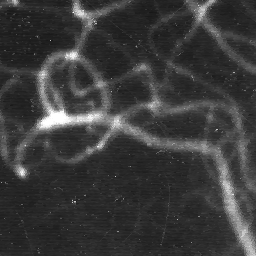
#> input picture TME9/images/angiogra.png, 256 x 256 px
$ jupyter execute TME9_Sujet.ipynb
#> lines starting #> are read from the running program, lines starting #| are printed output that depends on the picture
# TME 9: Merge
> Consignes: le fichier TME8_Sujet.ipynb est à déposer sur le site Moodle de l'UE https://moodle-sciences.upmc.fr/moodle-2018/course/view.php?id=4650. Si vous êtes en binôme, renommez-le en TME8_nom1_nom2.ipynb.

N'oubliez pas de sauvegarder fréquemment votre notebook !!

## Données et codes utiles au TME

[cell 1]
from PIL import Image
from pylab import *

### Données
img_test = full((64,64),150,dtype=uint8)
img_test[32:48,16:16+32] = 100
img_test[8:24,40:56] = 50
angio = array(Image.open('images/angiogra.png'))
#> angio is the input picture: shape (256, 256); min 20, max 255, mean 58.9
cam = array(Image.open('images/cameraman.png'))
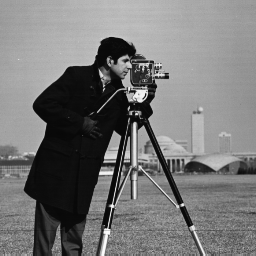
#> input picture TME9/images/cameraman.png, 256 x 256 px
#> cam is the input picture: shape (256, 256); min 7, max 253, mean 118.7
muscle = array(Image.open('images/muscle.png'))
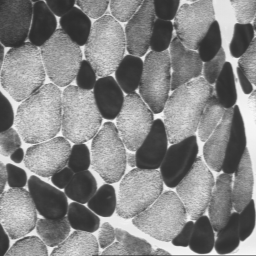
#> input picture TME9/images/muscle.png, 256 x 256 px
#> muscle is the input picture: shape (256, 256); min 44, max 249, mean 133.1
prisme = array(Image.open('images/prisme.png'))
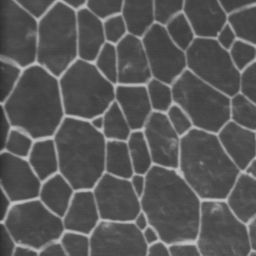
#> input picture TME9/images/prisme.png, 256 x 256 px
#> prisme is the input picture: shape (256, 256); min 45, max 190, mean 87.9
seiche = array(Image.open('images/seiche.png'))
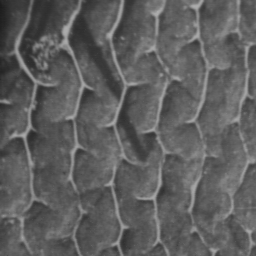
#> input picture TME9/images/seiche.png, 256 x 256 px
#> seiche is the input picture: shape (256, 256); min 27, max 172, mean 94.2

### Fonction d'affichage
# [43 lines left out: function affichage_14, not called in this run]

Recopier ci-dessous le code des fonctions ``split()``, ``predsplit1()`` et ``splitprof()``
écrites au TME 8:

[cell 2]
def split(I,reg,pred,*args):
    """ Array*Bloc*(Array*Bloc*...->bool)*... -> 4-aire
        Découpage de I en arbre 4-aire sur un critère d'écart-type minimal
    """
    x,y,n,m=reg
    if (pred(I,reg,*args) and n>2 and m>2):
        no=split(I,(x,y,n//2,m//2),pred,*args)
        ne=split(I,(x,y+m//2,n//2,m//2),pred,*args)
        so=split(I,(x+n//2,y,n//2,m//2),pred,*args)
        se=split(I,(x+n//2,y+m//2,n//2,m//2),pred,*args)
        return [no,ne,so,se]
    else:
        return [reg]

def predsplit1(I,reg,*args):
    """ Array*Bloc*... -> bool
    """
    x,y,n,m=reg
    #print(x,y,n,m)
    return I[x:x+n,y:y+m].std()>args[0]

def splitprof(L):
    """ 4-aire -> list[Bloc]"""
    if len(L)==1:
        return L
    else:
        res=[]
        for l in L:
            res+=splitprof(l)
        return res

## Exercice 1
### Question 1
Modifier la fonction ``splitprof(L)`` pour en faire une fonction ``splitprofstat(L,I)`` qui rend une liste de feuilles de l'arbre 4-aire ``L`` et telle que chaque élément de cette liste, de type ``Bloc``, est enrichi de trois scalaires, le premier étant la taille, le second la moyenne et la troisième la variance des valeurs de pixels du bloc dans l'image ``I``. Cette fonction rend alors une liste dont les éléments ont pour type formel:
```python
type Blocstat = tuple[int**4,int,float**2]
```
Les quatre premières valeurs sont celles du type ``Bloc``, la cinquième est la taille du bloc (en nombre de pixels) et les deux dernières correspondent à la moyenne et la variance calculées sur la région.

[cell 3]
# type Blocstat = tuple[int**4,int,float**2]

def splitprofstats(L,I):
    """ 4-aire*Array -> list[Blocstat] """
    if len(L)==4:
        x,y,w,h=L
        moy=0
        for i in range(w):
            for j in range(h):
                moy+=I[i][j]
        moy=(moy/(w*h))
        var=0
        for i in range(w):
            for j in range(h):
                var+=(I[i][j]-moy)**2
        var=var/(w*h)

        res=(x,y,w,h,w*h,moy,var)
        return [res]
    else:
        res=[]
        for l in L:
            res+=splitprofstats(l,I)
        return res

### Question 2
Dans la suite du TME, on considère le type formel:
```python
type Region = list[Blocstat]
```
Une région, comme vu au TME, est donc une liste de blocs. Écrire le prédicat de fusion ``predmerge(b,R,*args)`` vu en TD. Cette fonction retourne ```True``` si le bloc ``b`` doit fusionner dans la région ``R``. Si telle est le cas, alors le premier élément de la liste ``R`` voit ses statistiques modifiées: elles décrivent celles de l'ensemble des blocs de la région ainsi fusionnée.

[cell 4]
def predmerge(b,R,*args):
    """ Blocstat*Region*... -> bool
        Si fusion, R[0] est modifié
    """
    x1,y1,w1,h1,n1,m1,v1=b
    x2,y2,w2,h2,n2,m2,v2=R[0]
    n=n1+n2
    m=(n1*m1+n2*m2)/n
    v=((n1*v1+n2*v2+n1*(m1**2)+n2*(m2**2))/n)-(m**2)
    if v<args[0]:
        R[0]=(x2,y2,w2,h2,n,m,v)
        return True
    return False

### Question 3
Implémenter les fonctions ```estdans()```, ```sontvoisins()```, ```voisins()``` et finalement ```merge()``` vues en TD.

[cell 5]
def estdans(x,y,a):
    """ int*int*Blocstat -> bool
        Teste si (x,y) est dans a
    """
    x1,y1,w,h,nb,moy,var=a
    return x>=x1 and y>=y1 and x<(x1+w) and y<(y1+h)

def sontvoisins(a,b):
    """ Blocstat**2 -> bool
        Teste si a et b sont voisins
    """
    xa,ya,wa,ha,na,ma,va=a
    xb,yb,wb,hb,nb,mb,vb=b
    if (wa>wb) and (ha>hb):
        tempo=b
        b=a
        a=tempo
    xa,ya,wa,ha,na,ma,va=a
    xb,yb,wb,hb,nb,mb,vb=b
    xcentre=xa+(wa//2)
    ycentre=ya+(ha//2)
    return estdans(xcentre-wa,ycentre,b) or estdans(xcentre+wa,ycentre,b) or estdans(xcentre,ycentre-ha,b) or estdans(xcentre,ycentre+ha,b)

def voisins(b,K):
    """ Blocstat*list[Blocstat]->list[Blocstat]
        retourne la liste des elements de K voisins de b
    """
    N=[]
    for n in K:
        if(sontvoisins(b,n)):
            N.append(n)
    return N

# type Region = list[Blocstat]

def merge(S,I,pred,*args):
    """ 4-aire*Array*(Blocstat*Region*...->bool) -> list[Region]
        Fusionne les feuilles de S en une liste de régions
    """
    k=splitprofstats(S,I)
    L=[]
    while len(k)>0:
        b=k[0]
        k=k[1:]
        R=[b]
        N=voisins(b,k)
        while len(N)>0:
            bn=N[0]
            N=N[1:]
            if predmerge(bn,R,args[0]):
                k.remove(bn)
                R.append(bn)
                for j in voisins(bn,k):
                    if not(j in N):
                        N.append(j)
        L.append(R)
    return L
